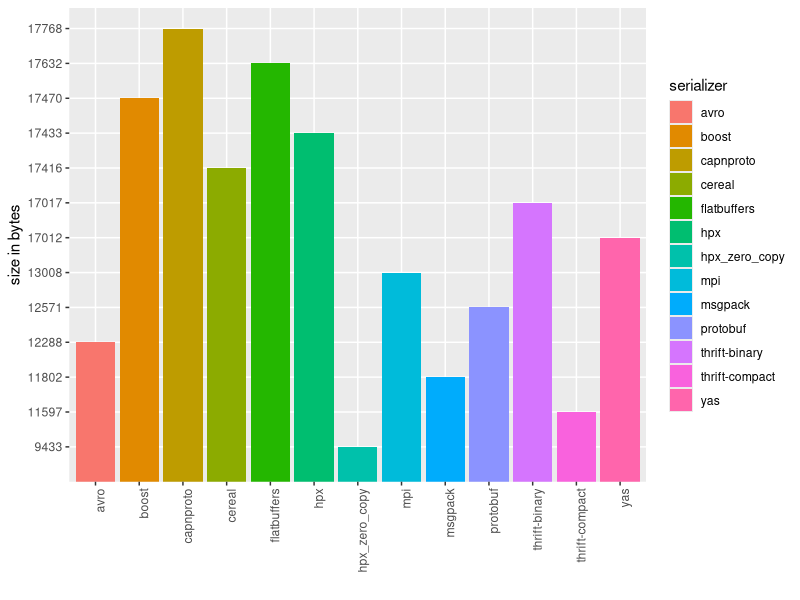
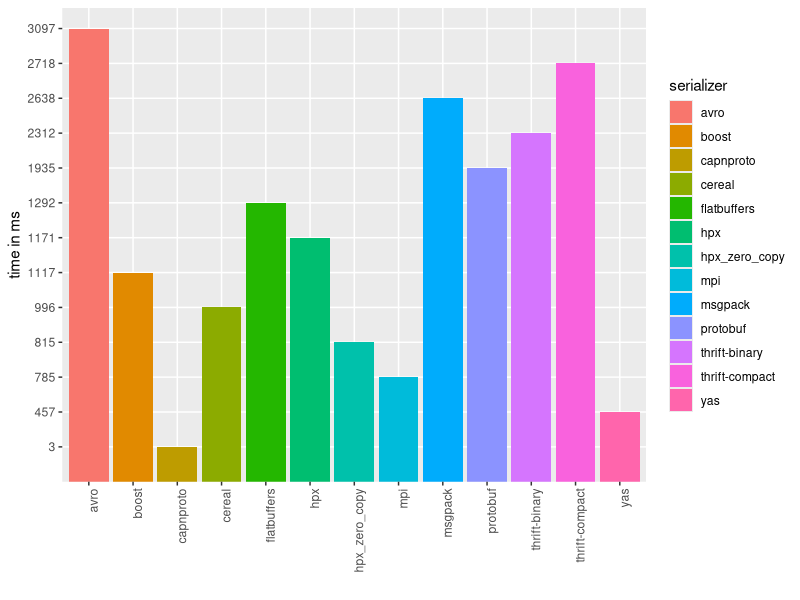

The R source for these figures, in order:
library(ggplot2)

names <- c(
     "thrift-binary"
    ,"thrift-compact"
    ,"protobuf"
    ,"capnproto"
    ,"boost"
    ,"msgpack"
    ,"flatbuffers"
    ,"cereal"
    ,"avro"
    ,"hpx"
    ,"hpx_zero_copy"
    ,"mpi"
    ,"yas"
)

# for t in thrift-binary thrift-compact protobuf capnproto boost msgpack flatbuffers cereal avro hpx hpx_zero_copy mpi yas; do echo -n "$t: "; ./test 1 $t | grep size | awk '{print $4}'; done
size <- c(
     17017 # thrift-binary
    ,11597 # thrift-compact
    ,12571 # protobuf
    ,17768 # capnproto
    ,17470 # boost
    ,11802 # msgpack
    ,17632 # flatbuffers
    ,17416 # cereal
    ,12288 # avro
    ,17433 # hpx
    ,9433  # hpx_zero_copy
    ,13008 # mpi
    ,17012 # yas
)

# data from the 1000000 simulations
# for t in in thrift-binary thrift-compact protobuf capnproto boost msgpack flatbuffers cereal avro hpx hpx_zero_copy mpi yas; do rm -f /tmp/$t.time; echo -n "$t: "; for i in `seq 1 50`; do ./benchmark 1000000 $t | grep time | awk '{print $4}' >>/tmp/$t.time; done; awk '{ sum += $1 } END { print sum/50}' /tmp/$t.time; done
time <- c(
     2312  # thrift-binary
    ,2718  # thrift-compact
    ,1935  # protobuf
    ,3     # capnproto
    ,1117  # boost
    ,2638  # msgpack
    ,1292  # flatbuffers
    ,996   # cereal
    ,3097  # avro
    ,1171  # hpx
    ,815   # hpx_zero_copy
    ,785   # mpi
    ,457   # yas
)

data.size <- as.data.frame(list(serializer = names, size = size))
data.time <- as.data.frame(list(serializer = names, time = time))

p0 <- ggplot(data.size, aes(x = as.factor(serializer), y = as.factor(size), fill = serializer)) +
    geom_bar(stat = "identity") +
    xlab("") +
    ylab("size in bytes") +
    theme(axis.text.x = element_text(angle = 90, hjust = 1))
png(filename="size.png", width = 800, height = 600)
plot(p0)
dev.off()

p1 <- ggplot(data.time, aes(x = as.factor(serializer), y = as.factor(time), fill = serializer)) +
    geom_bar(stat = "identity") +
    xlab("") +
    ylab("time in ms") +
    theme(axis.text.x = element_text(angle = 90, hjust = 1))
png(filename="time.png", width = 800, height = 600)
plot(p1)
dev.off()
